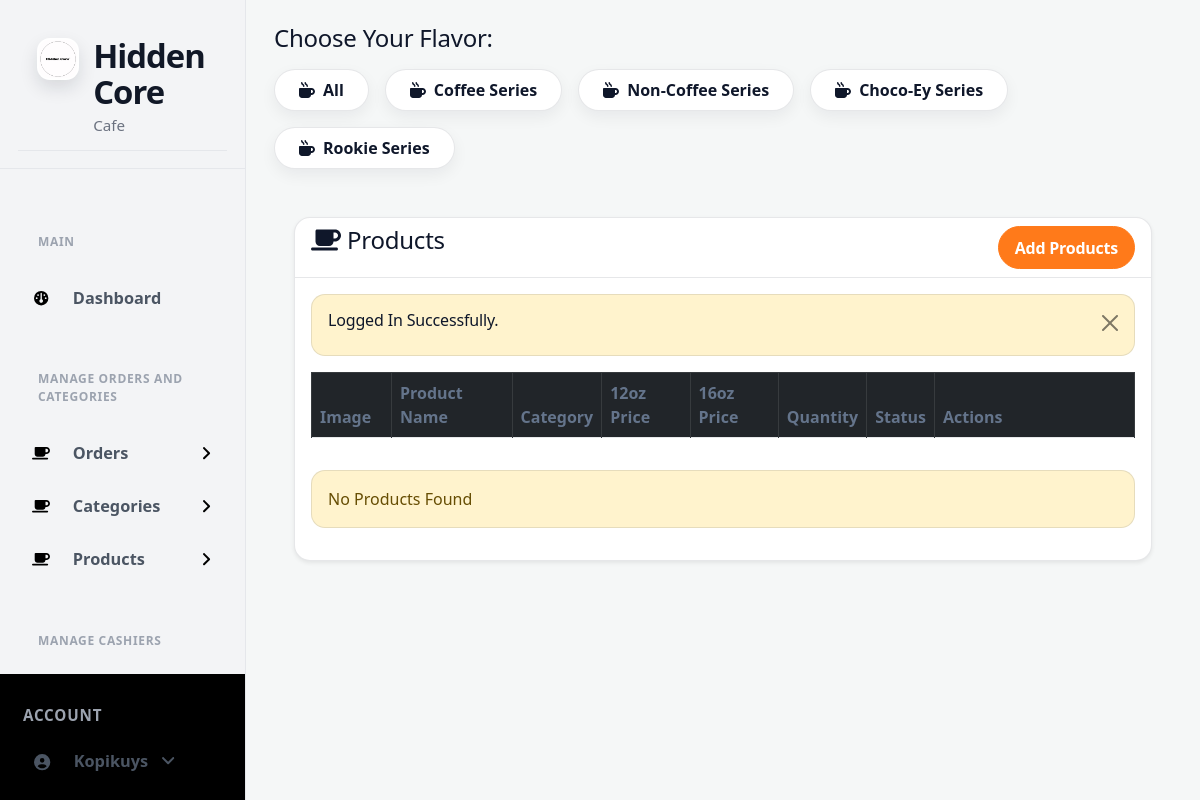
Page /admin/assets/products.php?category=2 (signed in) on the committed database.
### tables this page shows
CREATE TABLE `categories` (
  `id` int(11) NOT NULL,
  `name` varchar(191) NOT NULL,
  `description` mediumtext DEFAULT NULL,
  `status` tinyint(1) NOT NULL DEFAULT 0 COMMENT '0=available,1=not available'
);

### admin/assets/products.php (the view, shortened to what this page needs)
<?php include ('includes/header.php'); ?>
<link rel="stylesheet" href="https://cdnjs.cloudflare.com/ajax/libs/font-awesome/6.0.0/css/all.min.css">
<div class="mb-5">
    <h4 class="mb-3">Choose Your Flavor:</h4>
    <div class="d-flex flex-wrap gap-3">
        <a href="products.php" class="btn btn-light border rounded-pill px-4 py-2 shadow-sm d-flex align-items-center gap-2">
            <i class="fas fa-mug-hot"></i> All
        </a>
        <?php
            $categories = getAll('categories');
            if($categories && mysqli_num_rows($categories) > 0):
                foreach($categories as $cat):
        ?>
            <a href="products.php?category=<?= $cat['id']; ?>" class="btn btn-light border rounded-pill px-4 py-2 shadow-sm d-flex align-items-center gap-2">
                <i class="fas fa-mug-hot"></i> <?= htmlspecialchars($cat['name']) ?>
            </a>
        <?php
                endforeach;
            endif;
        ?>
    </div>
</div>
<div class="container-fluid px-4">
    <div class="card mt-4 shadow-sm">
        <div class="card-header">
            <h4 class="mb-0">
                <i class="fas fa-coffee"></i> Products
                <a href="products-create.php" class="btn btn-primary float-end"> Add Products </a>
            </h4>
        </div>
        <div class="card-body">
            <?php alertMessage();
                if(isset($_GET['category']) && is_numeric($_GET['category'])) {
                $categoryId = $_GET['category'];
                $products = mysqli_query($conn, "SELECT p.*, c.name as category_name FROM products p LEFT JOIN categories c ON p.category_id = c.id WHERE p.category_id = $categoryId");
            } else {
                $products = mysqli_query($conn, "SELECT p.*, c.name as category_name FROM products p LEFT JOIN categories c ON p.category_id = c.id");
            } ?>
            <div class="table-responsive">
                <table class="table table-bordered table-hover align-middle">
                    <thead class="table-dark">
                        <tr>
                            <th width="80">Image</th>
                            <th>Product Name</th>
                            <th>Category</th>
                            <th>12oz Price</th>
                            <th>16oz Price</th>
                            <th>Quantity</th>
                            <th>Status</th>
                            <th width="200">Actions</th>
                        </tr>
                    </thead>
                </table>
            </div>
            <?php if(mysqli_num_rows($products) == 0): ?>
                <div class="alert alert-warning mt-3">No Products Found</div>
            <?php endif; ?>
        </div>
    </div>
</div>
<?php include('includes/footer.php'); ?>

### admin/assets/css/custom.css (style rules this page uses)
:root { --hc-primary: #000000; --hc-secondary: #1A1A1A; --hc-bg: #FFFFFF; --hc-card: #F5F5F5; --hc-border: #E0E0E0; --hc-subtext: #555555; }
body { background-color: var(--hc-bg) !important; color: var(--hc-primary) !important; }
h1, h2, h3, h4, h5, h6, .h1, .h2, .h3, .h4, .h5, .h6 { color: var(--hc-primary) !important; }
.card { background-color: var(--hc-card) !important; border: 1px solid var(--hc-border) !important; }
.card-header { background-color: var(--hc-bg) !important; border-bottom: 1px solid var(--hc-border) !important; color: var(--hc-primary) !important; }
.btn-primary, .btn.btn-primary { background-color: var(--hc-primary) !important; border-color: var(--hc-primary) !important; color: #FFFFFF !important; }

### admin/assets/css/hc-admin-theme.css (style rules this page uses)
:root { --hc-bg:#f5f7f7; --hc-surface:#ffffff; --hc-surface-2:#f0f4f4; --hc-border:rgba(17,24,39,.10); --hc-text:#0f172a; --hc-muted:#64748b; --hc-primary:#ff7a1a; --hc-primary-600:#e76300; --hc-primary-50:#fff1e7; --hc-shadow:0 10px 30px rgba(15,23,42,.08); --hc-shadow-sm:0 6px 16px rgba(15,23,42,.06); --hc-radius:16px; --hc-radius-sm:12px; --hc-ring:0 0 0 .25rem rgba(255,122,26,.22); }
body.sb-nav-fixed { background:var(--hc-bg) !important; color:var(--hc-text) !important; }
h1,h2,h3,h4,h5,h6, .h1,.h2,.h3,.h4,.h5,.h6 { color:var(--hc-text) !important; letter-spacing:-.01em; }
.container-fluid.px-4, .container-fluid.px-2 { padding-left:1.25rem !important; padding-right:1.25rem !important; }
.card { background:var(--hc-surface) !important; border:1px solid var(--hc-border) !important; border-radius:var(--hc-radius) !important; box-shadow:var(--hc-shadow-sm); }
.card-header { background:transparent !important; border-bottom:1px solid var(--hc-border) !important; border-top-left-radius:var(--hc-radius) !important; border-top-right-radius:var(--hc-radius) !important; }
.btn, .btn.btn-primary, .btn.btn-secondary, .btn.btn-success, .btn.btn-danger { border-radius:999px !important; padding:.55rem 1rem; font-weight:600; box-shadow:none !important; }
.btn-primary, .btn.btn-primary { background:var(--hc-primary) !important; border-color:var(--hc-primary) !important; color:#fff !important; }
.table { --bs-table-bg:transparent; }
.table thead th { color:var(--hc-muted); font-weight:700; border-bottom:1px solid var(--hc-border) !important; }
.alert { border-radius:14px; border:1px solid var(--hc-border); }
.btn.btn-light.border.rounded-pill { border-color:rgba(15,23,42,.10) !important; background:var(--hc-surface) !important; color:var(--hc-text) !important; box-shadow:0 6px 16px rgba(15,23,42,.06) !important; }

### rows in the picture
categories: name "Coffee Series"
categories: name "Non-Coffee Series"
categories: name "Choco-Ey Series"
categories: name "Rookie Series"

### other values in the picture
$_SESSION['loggedInUser']['username'] "Kopikuys"
$_SESSION['status'] "Logged In Successfully."
